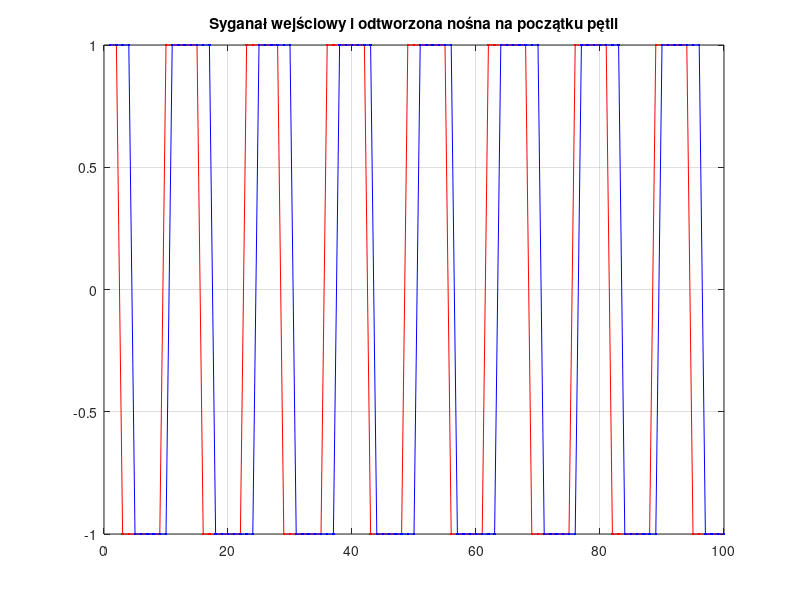
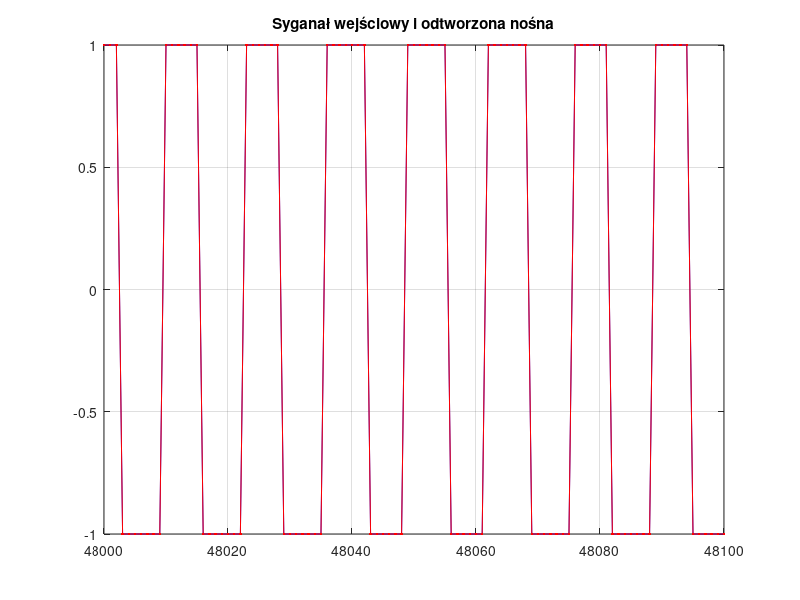
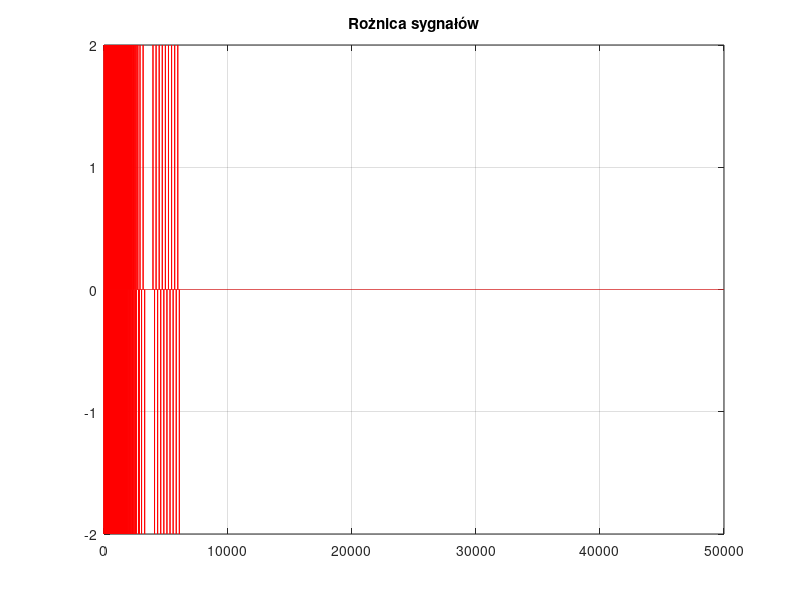
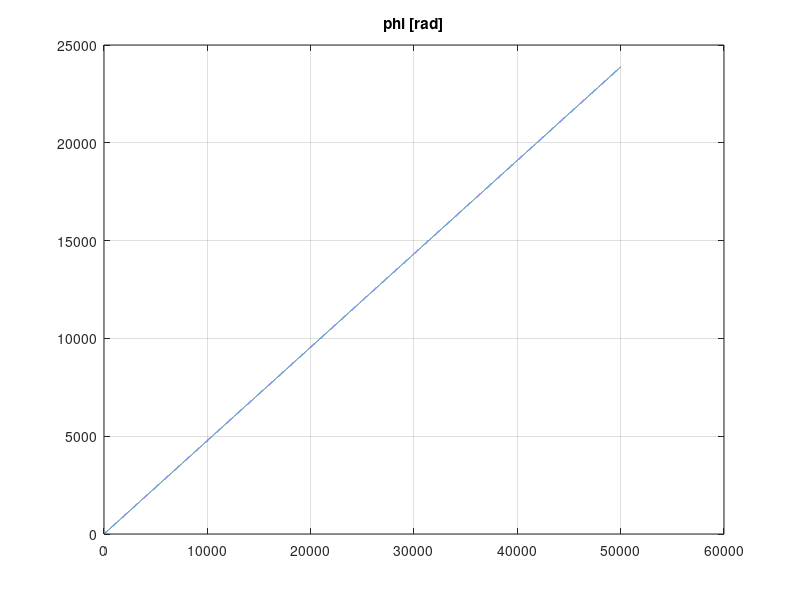

Reproduce these figures in MATLAB, in order.
% Petla cyfrowa PLL - Phase-Locked Loop
clear all; close all;

% PLL parameters
fs = 250000;                                            % czestotliwosc probkowania
fc = 19000; phc = pi/4;                                 % czestotliwosc nosnej
fPLLstart = fc-25; dfreq = 100;                         % poczatkowa czestotl. petli, szerokosc pracy petli
ipll = 1;                                               % 1=real PLL, 2=complex PLL
% Generacja sygnalow
N = 50000; n=0:N-1; A = 0.1;                            % licza probkek, indeksy probek
dt=1/fs; t=dt*n;                                        % okres probkowania, chwile probkowania
%if(ipll==1)
    %s = A * cos(2*pi*fc*t + phc);
%end           % sygnal WE rzeczywisty
%if(ipll==2)
    %s = A * exp(1j*(2*pi*fc*t + phc));
%end       % sygnal WE zespolony

if ipll == 1
    s = A * sign(cos(2*pi*fc*t + phc));                 % Sygnał WE kwadratowy (rzeczywisty)
elseif ipll == 2
    s = A * sign(exp(1j*(2*pi*fc*t + phc)));            % Sygnał WE zespolony (rzeczywisty część)
end

% Obliczenie wartosci wspolczynnikow petli
damp = sqrt(2)/2;                                       % standardowe tlumienie
omeg = (dfreq/fs) / (damp+1/(4*damp));                  % zmienna
mi1 = (4*damp*omeg) / (1 + 2*damp*omeg + omeg*omeg);    % stala adaptacji #1
mi2 = (4*omeg*omeg) / (1 + 2*damp*omeg + omeg*omeg);    % stala adaptacji #2
% PLL
omega = zeros(1,N+1); omega(1) = 2*pi*fPLLstart / fs;
phi = zeros(1,N+1);
smax = max(abs(s));
for n = 1 : N % PETLA ADAPTACJI
    if( ipll==1 )
        delta = -2*sin(phi(n)) * s(n)/smax;
    else 
        delta = -2*imag( exp(j*phi(n)) * conj(s(n) )/smax );
    end
phi(n+1) = phi(n) + omega(n) + mi1*delta; % faza generowana w n tej chwili
omega(n+1) = omega(n) + mi2*delta; % chwilowa częstotliwość generacji
end
%c = cos( phi(1:N) );                                  % odtworzona nosna
c = sign(cos(phi(1:N))); % dla syg kwadratowego
sr = real(s) / smax;                                    % czesc rzeczywista sygnalu wejsciowego
% /smax normalizcaja do amplitudy -1 1 
n = 1:100;                                              % dla czytelności wyświetlamy tylko część próbek
plot(n,sr(n),'r.-',n,c(n),'b.-'); title('Syganał wejściowy i odtworzona nośna na początku pętli'); grid; pause
n= 48000:1:48100;
figure; 
plot(n,sr(n),'b.-',n,c(n),'r.-'); title('Syganał wejściowy i odtworzona nośna'); grid; pause
figure; 
plot(1:N,sr-c,'r-'); title('Rożnica sygnałów'); grid; pause
figure; 
plot(phi); title('phi [rad]');grid; pause
figure; 
plot(omega*fs/(2*pi),'b-'); xlabel('n'); title('częstotliwość generowana przez PLL [Hz]'); grid; pause